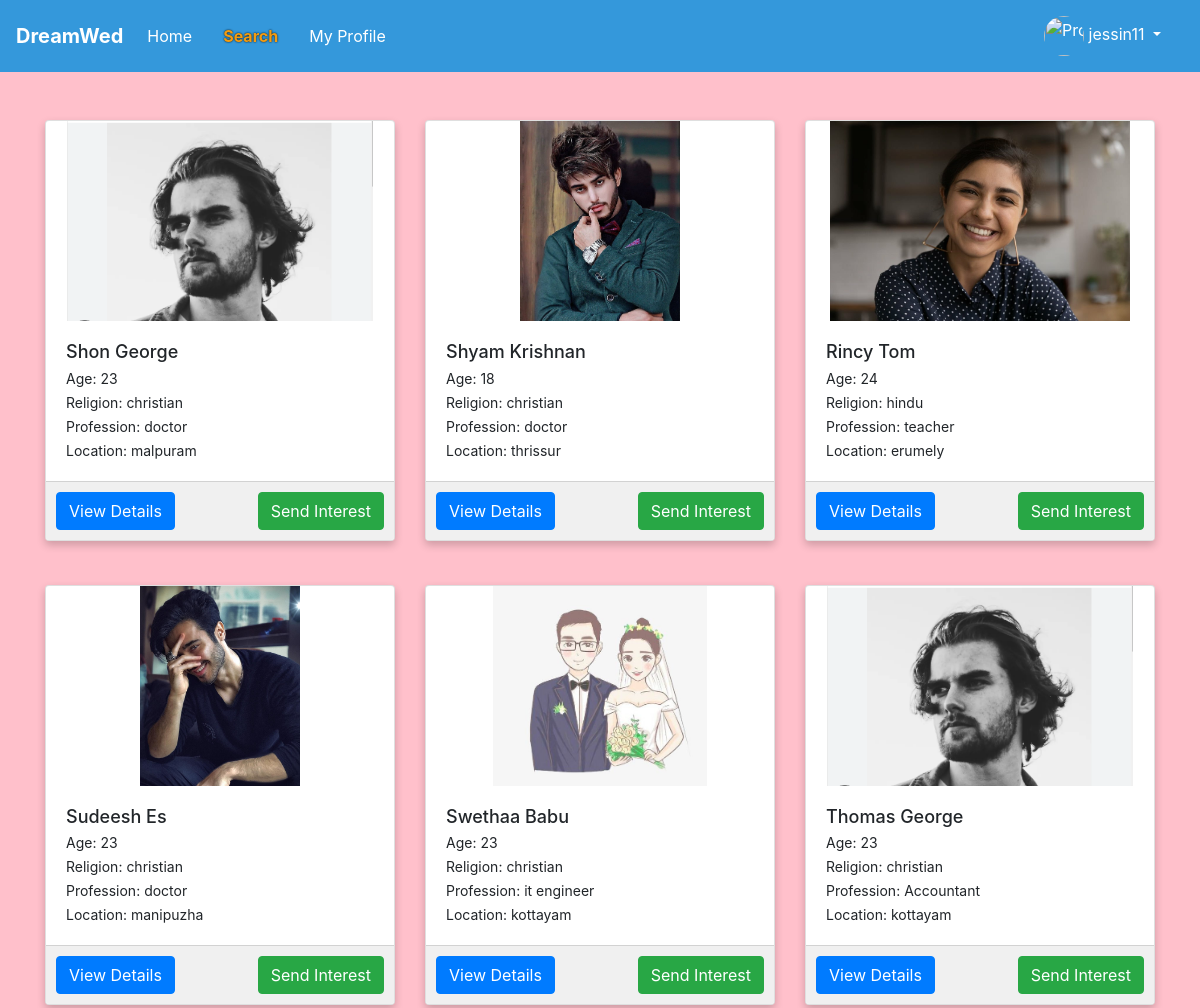
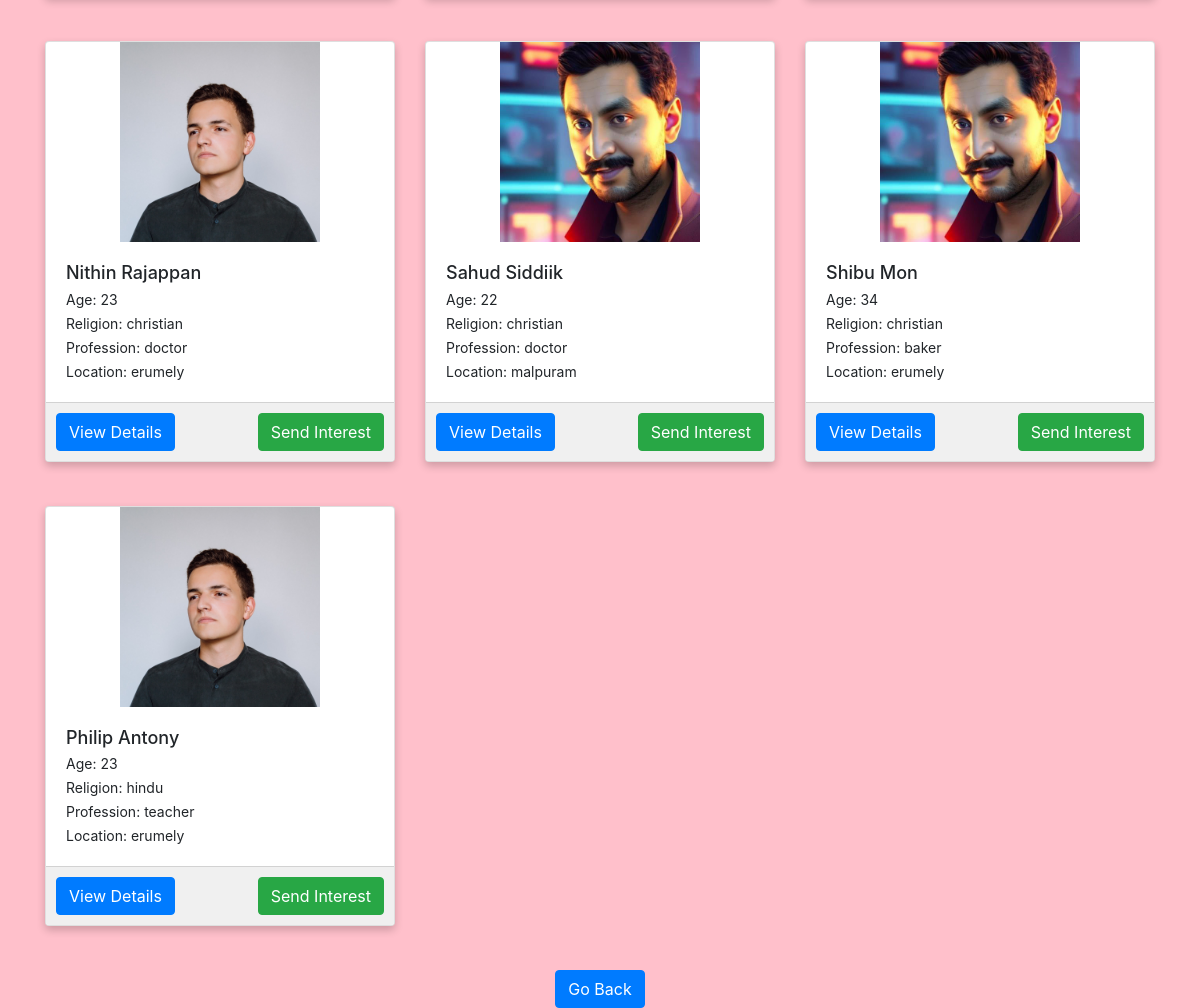
Page /matint/global-search/ (signed in) on the committed database (2 pictures, top to bottom).
### matrimony/models.py (models this page shows, shortened)
class PersonalDetails(models.Model):
    user = models.OneToOneField(User, on_delete=models.CASCADE)  # Create a one-to-one relationship with the User model
    first_name = models.CharField(max_length=100)
    middle_name = models.CharField(max_length=100,blank=True, null=True)
    last_name = models.CharField(max_length=100)
    gender = models.CharField(max_length=10)
    birth_place = models.CharField(max_length=100)
    address = models.CharField(max_length=100)
    date_of_birth = models.DateField()
    blood_group = models.CharField(max_length=10)
    phone_number = models.CharField(max_length=15,unique=True)
    profile_image = models.ImageField(upload_to='profile_images/', blank=True, null=True)  # Define the profile image field
    mother_tongue = models.CharField(max_length=100)
    religion = models.CharField(max_length=100)
    sector = models.CharField(max_length=100)
    perso_fill = models.BooleanField(default=False)
    marital_status = models.CharField(max_length=100)
    about_you = models.TextField(blank=True)
    aadhar_card = models.FileField(upload_to='aadhar_cards/', blank=True, null=True)
    aadhar_valid = models.BooleanField(default=True)
    hobbies = models.ManyToManyField(Hobby, blank=True,null=True)
    def calculate_age(self):
        today = date.today()
        age = today.year - self.date_of_birth.year - ((today.month, today.day) < (self.date_of_birth.month, self.date_of_birth.day))
        return age

class EmploymentDetails(models.Model):
    user = models.ForeignKey(User, on_delete=models.CASCADE)  # Create a foreign key relationship with the User model
    employment_status = models.CharField(max_length=100)
    occupation = models.CharField(max_length=100, blank=True)
    employerof = models.CharField(max_length=100, blank=True)
    annual_income = models.CharField(max_length=100, blank=True)
    industry = models.CharField(max_length=100, blank=True)
    job_location = models.CharField(max_length=100, blank=True)
    about_job = models.TextField(blank=True)
    working_hours = models.CharField(max_length=100, blank=True)
    social_link = models.URLField(blank=True)
    empl_fill = models.BooleanField(default=False)

class LocationDetails(models.Model):
    user = models.ForeignKey(User, on_delete=models.CASCADE)
    current_city = models.CharField(max_length=100)
    current_state = models.CharField(max_length=100)
    current_pin_code = models.CharField(max_length=20)
    willing_to_move = models.CharField(max_length=3)
    additional_comments = models.TextField(blank=True)
    location_photos = models.ImageField(upload_to='location_photos/', blank=True, null=True)
    loca_fill = models.BooleanField(default=False)
    is_email_verified = models.BooleanField(default=False)
    email_verification_token = models.CharField(max_length=200, blank=True, null=True)

### matint/views.py (the view)
# urls.py: path('global-search/', views.global_search, name='global_search'),
@never_cache
@login_required(login_url='accounts:login')
def global_search(request):
    query = {
        'first_name': request.GET.get('first_name', ''),
        'last_name': request.GET.get('last_name', ''),
        'religion': request.GET.get('religion', ''),
        'current_city': request.GET.get('current_city', ''),
        'current_state': request.GET.get('current_state', ''),
        'highest_qualification': request.GET.get('highest_qualification', ''),
        'occupation': request.GET.get('occupation', ''),
        'min_age': request.GET.get('min_age', ''),  # Add min_age field to query dictionary
        'max_age': request.GET.get('max_age', ''),
        'min_height': request.GET.get('min_height', ''),
        'max_height': request.GET.get('max_height', ''),
        'min_weight': request.GET.get('min_weight', ''),
        'max_weight': request.GET.get('max_weight', ''),
    }
    personal_details_qs = PersonalDetails.objects.all()
    if query['first_name']:
        personal_details_qs = personal_details_qs.filter(first_name__icontains=query['first_name'])
    if query['last_name']:
        personal_details_qs = personal_details_qs.filter(last_name__icontains=query['last_name'])
    if query['religion']:
        personal_details_qs = personal_details_qs.filter(religion__icontains=query['religion'])
    if query['min_age']:
        min_age = int(query['min_age'])
        min_birth_year = date.today().year - min_age
        min_birth_date = date(min_birth_year, date.today().month, date.today().day)
        personal_details_qs = personal_details_qs.filter(date_of_birth__lte=min_birth_date)
    if query['max_age']:
        max_age = int(query['max_age'])
        max_birth_year = date.today().year - max_age - 1
        max_birth_date = date(max_birth_year, date.today().month, date.today().day)
        personal_details_qs = personal_details_qs.filter(date_of_birth__gte=max_birth_date)
    location_details_qs = LocationDetails.objects.all()
    if query['current_city']:
        location_details_qs = location_details_qs.filter(current_city__iexact=query['current_city'])
    if query['current_state']:
        location_details_qs = location_details_qs.filter(current_state__iexact=query['current_state'])
        location_users = location_details_qs.values_list('user', flat=True)
        personal_details_qs = personal_details_qs.filter(user__in=location_users)
    educational_details_qs = EducationalDetails.objects.all()
    if query['highest_qualification']:
        educational_details_qs = educational_details_qs.filter(highest_qualification__icontains=query['highest_qualification'])
        educational_users = educational_details_qs.values_list('user', flat=True)
        personal_details_qs = personal_details_qs.filter(user__in=educational_users)
    employment_details_qs = EmploymentDetails.objects.all()
    if query['occupation']:
        employment_details_qs = employment_details_qs.filter(occupation__icontains=query['occupation'])
        employment_users = employment_details_qs.values_list('user', flat=True)
        personal_details_qs = personal_details_qs.filter(user__in=employment_users)
    physical_details_qs = PhysicalDetails.objects.all()
    if query['min_height']:
        min_height = float(query['min_height'])
        physical_details_qs = physical_details_qs.filter(height__gte=min_height)
        physical_users = physical_details_qs.values_list('user_id', flat=True)
        personal_details_qs = personal_details_qs.filter(user_id__in=physical_users)
    if query['max_height']:
        max_height = float(query['max_height'])
        physical_details_qs = physical_details_qs.filter(height__lte=max_height)
        physical_users = physical_details_qs.values_list('user_id', flat=True)
        personal_details_qs = personal_details_qs.filter(user_id__in=physical_users)
    if query['min_weight']:
        min_weight = float(query['min_weight'])
        physical_details_qs = physical_details_qs.filter(weight__gte=min_weight)
        physical_users = physical_details_qs.values_list('user_id', flat=True)
        personal_details_qs = personal_details_qs.filter(user_id__in=physical_users)
    if query['max_weight']:
        max_weight = float(query['max_weight'])
        physical_details_qs = physical_details_qs.filter(weight__lte=max_weight)
        physical_users = physical_details_qs.values_list('user_id', flat=True)
        personal_details_qs = personal_details_qs.filter(user_id__in=physical_users)
    user_gender = None
    if request.user.is_authenticated:
        user = request.user
        try:
            personal_details = PersonalDetails.objects.get(user=user)
            user_gender = personal_details.gender
        except PersonalDetails.DoesNotExist:
            pass
    if user_gender:
        personal_details_qs = personal_details_qs.exclude(gender=user_gender)
    logged_in_user = request.user if request.user.is_authenticated else None
    if logged_in_user:
        blocked_users = BlockedUser.objects.filter(user=logged_in_user).values_list('blocked_user', flat=True)
        not_interested_users = NotInterested.objects.filter(user=logged_in_user).values_list('not_interested_user', flat=True)
        excluded_users = list(blocked_users) + list(not_interested_users)
        personal_details_qs = personal_details_qs.exclude(user__in=excluded_users)
    context = {
        'query': query,
        'personal_details': personal_details_qs,
        'location_details': location_details_qs,
        'educational_details': educational_details_qs,
        'employment_details': employment_details_qs,
        'physical_details': physical_details_qs,
    }
    return render(request, 'matint/search_results.html', context)

### matint/templates/matint/search_results.html (shortened to what this page needs)
{%load static %}
<nav class="navbar navbar-expand-lg navbar-light custom-navbar">
    <a class="navbar-brand" href="{% url 'matrimony:home' %}">DreamWed</a>
    <div class="collapse navbar-collapse" id="navbarNav">
        <ul class="navbar-nav">
            <li class="nav-item ">
                <a class="nav-link" href="{% url 'matrimony:home' %}">Home</a>
            </li>
            <li class="nav-item active">
                <a class="nav-link" href="{% url 'matint:search_page' %}">Search</a>
            </li>
            <li class="nav-item">
                <a class="nav-link" href="{% url 'matrimony:myprofile' %}">My Profile</a>
            </li>
        </ul>
        <ul class="navbar-nav ml-auto">
            <li class="nav-item dropdown">
                <a class="nav-link dropdown-toggle" href="#" id="profileDropdown" role a "button" data-toggle="dropdown" aria-haspopup="true" aria-expanded="false">
                    <img src="{{ request.session.profile_image_url }}" alt="Profile Picture" width="40" height="40" class="rounded-circle">
                    {{ request.session.suser }}
                </a>
            </li>
        </ul>
    </div>
</nav>
{% if personal_details %}
    <div class="container mt-5">
        <div class="row">
            {% for profile in personal_details %}
                <div class="col-lg-4 col-md-6 mb-4">
                    <div class="card">
                        <div class="img-container">
                            {% if profile.profile_image %}
                                <img src="{{ profile.profile_image.url }}" class="card-img-top card-img-fixed-height" alt="Profile Picture" style="object-fit: contain;">
                            {% else %}
                                <img src="{% static '/nodp/no.jpg' %}" class="card-img-top card-img-fixed-height" alt="Placeholder Image">
                            {% endif %}
                        </div>
                        <div class="card-body">
                            <h5 class="card-title">{{ profile.first_name|title }} {{ profile.last_name|title }}</h5>
                            <p class="card-text">Age: {{ profile.calculate_age }}</p>
                            <p class="card-text">Religion: {{ profile.religion }}</p>
                            {% with profile.user.employmentdetails_set.first as employment %}
                                {% with profile.user.locationdetails_set.first as location %}
                                    {% if employment %}
                                        <p class="card-text">Profession: {{ employment.occupation }}</p>
                                    {% else %}
                                        <p class="card-text">Profession: Not available</p>
                                    {% endif %}
                                    {% if location %}
                                        <p class="card-text">Location: {{ location.current_city }}</p>
                                    {% else %}
                                        <p class="card-text">Location: Not available</p>
                                    {% endif %}
                                {% endwith %}
                            {% endwith %}
                        </div>
                        <div class="card-footer">
                            <a href="{% url 'matrimony:user_detail' user_id=profile.user.id %}" class="btn btn-primary">View Details</a>
                            <a href="{% url 'matint:send_interest' user_id=profile.user.id %}" class="btn btn-success">Send Interest</a>
                        </div>
                    </div>
                </div>
            {% endfor %}
        </div>
    </div>
{% endif %}
<div class="center-button">
    <a href="{% url 'matint:search_page' %}" class="btn btn-primary btn-back">Go Back</a>
</div>
<link rel="stylesheet" href="https://maxcdn.bootstrapcdn.com/bootstrap/4.5.2/css/bootstrap.min.css">

### matint/templates/matint/search_results.html (style rules this page uses)
.card { transition: transform 0.2s; margin-bottom: 20px; box-shadow: 0 4px 8px 0 rgba(0,0,0,0.2); }
.img-container { overflow: hidden; }
.card-img-fixed-height { height: 200px; object-fit: cover; transition: transform 0.2s; }
.card-title { font-size: 18px; margin-bottom: 5px; }
.card-text { font-size: 14px; margin-bottom: 3px; }
.card-footer { display: flex; justify-content: space-between; align-items: center; background-color: #f0f0f0; padding: 10px; }
.center-button { text-align: center; }
.custom-navbar { background-color: #3498db; }
.custom-navbar .navbar-brand { color: #fff; font-weight: bold; }
.custom-navbar .navbar-nav .nav-link { color: #fff; margin-right: 15px; }
.custom-navbar .nav-item.active .nav-link { color: #f39c12; font-weight: bold; text-shadow: 0 0 2px #000; }
.custom-navbar .nav-item.active .nav-link { color: #f39c12; }

### rows in the picture
PersonalDetails: profile_image (picture), first_name "Shon", last_name "George", calculate_age "23", religion "christian", user.employmentdetails_set.first.occupation "doctor", user.locationdetails_set.first.current_city "malpuram"
PersonalDetails: profile_image (picture), first_name "Shyam", last_name "Krishnan", calculate_age "18", religion "christian", user.employmentdetails_set.first.occupation "doctor", user.locationdetails_set.first.current_city "thrissur"
PersonalDetails: profile_image (picture), first_name "Rincy", last_name "Tom", calculate_age "24", religion "hindu", user.employmentdetails_set.first.occupation "teacher", user.locationdetails_set.first.current_city "erumely"
PersonalDetails: profile_image (picture), first_name "Sudeesh", last_name "Es", calculate_age "23", religion "christian", user.employmentdetails_set.first.occupation "doctor", user.locationdetails_set.first.current_city "manipuzha"
PersonalDetails: profile_image (picture), first_name "Swethaa", last_name "Babu", calculate_age "23", religion "christian", user.employmentdetails_set.first.occupation "it engineer", user.locationdetails_set.first.current_city "kottayam"
PersonalDetails: profile_image (picture), first_name "Thomas", last_name "George", calculate_age "23", religion "christian", user.employmentdetails_set.first.occupation "Accountant", user.locationdetails_set.first.current_city "kottayam"
PersonalDetails: profile_image (picture), first_name "Nithin", last_name "Rajappan", calculate_age "23", religion "christian", user.employmentdetails_set.first.occupation "doctor", user.locationdetails_set.first.current_city "erumely"
PersonalDetails: profile_image (picture), first_name "Sahud", last_name "Siddiik", calculate_age "22", religion "christian", user.employmentdetails_set.first.occupation "doctor", user.locationdetails_set.first.current_city "malpuram"
PersonalDetails: profile_image (picture), first_name "Shibu", last_name "Mon", calculate_age "34", religion "christian", user.employmentdetails_set.first.occupation "baker", user.locationdetails_set.first.current_city "erumely"
PersonalDetails: profile_image (picture), first_name "Philip", last_name "Antony", calculate_age "23", religion "hindu", user.employmentdetails_set.first.occupation "teacher", user.locationdetails_set.first.current_city "erumely"

### other values in the picture
{{ request.session.suser }} "jessin11"
